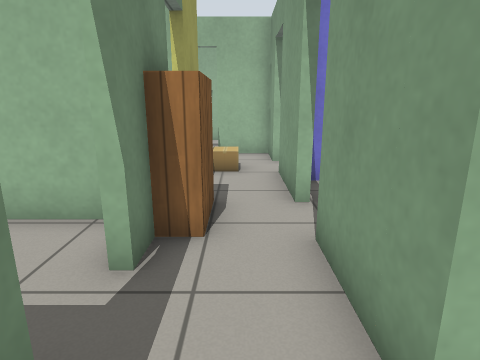
[1] (above)

19 first-person views from a walk through a world built for the Gazebo simulator. The camera is 1 m above the floor, tilts 14° down and sees 75° across. The floor is counted in squares, 0.5 m on a side. Each view is taken from the middle of a square. On the plan, view 1 faces up. The plan holds only what a view shows up to about 18 squares ahead; the rest is blank. Robots are left out. Simple patterns stand in for the simulator's built-in surfaces.

[2]
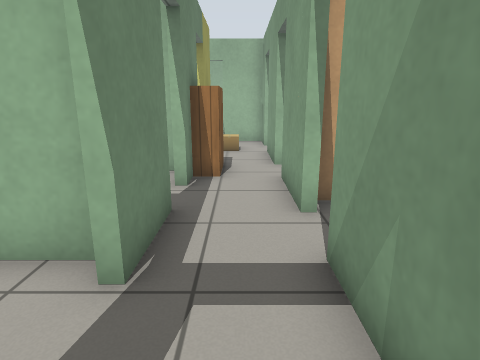

[3]
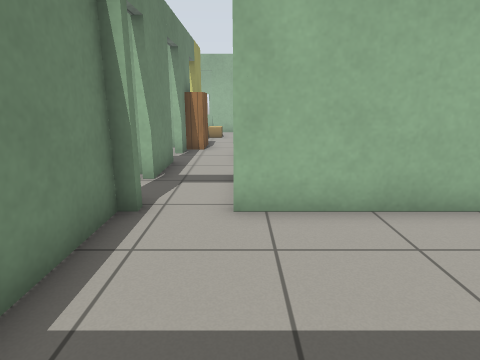

[4]
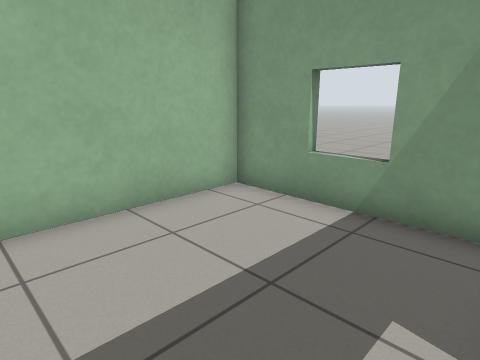

[5]
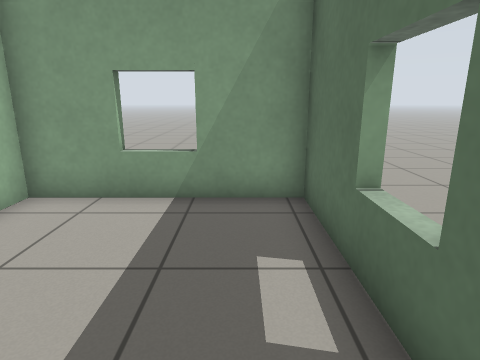

[6]
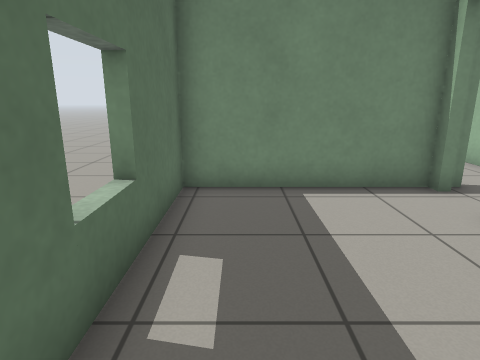

[7]
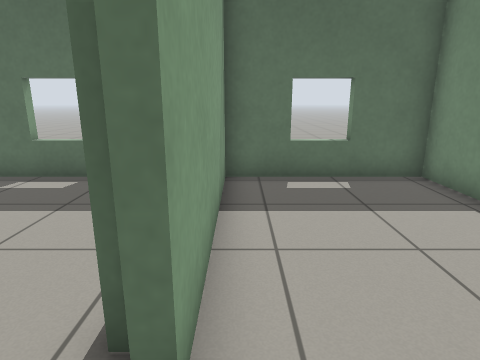

[8]
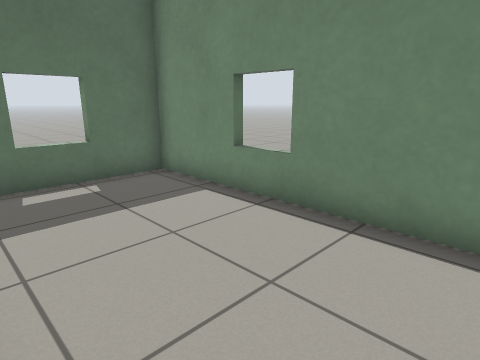

[9]
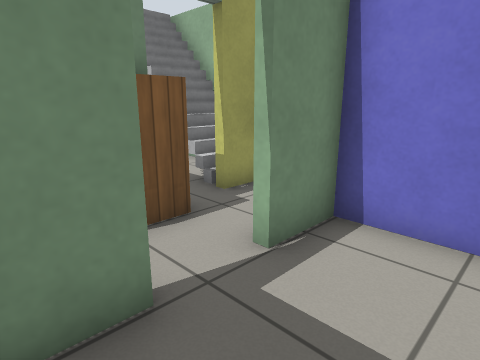

[10]
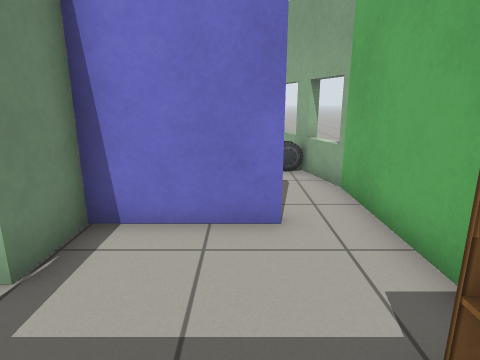

[11]
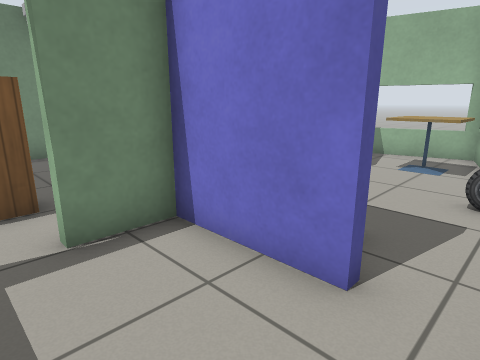

[12]
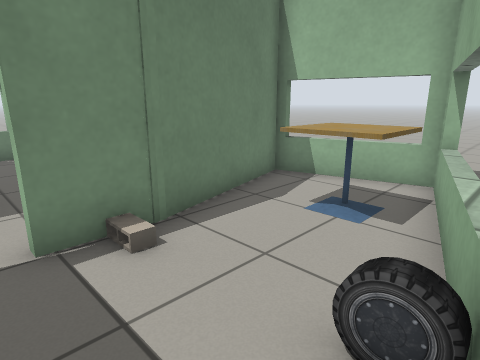

[13]
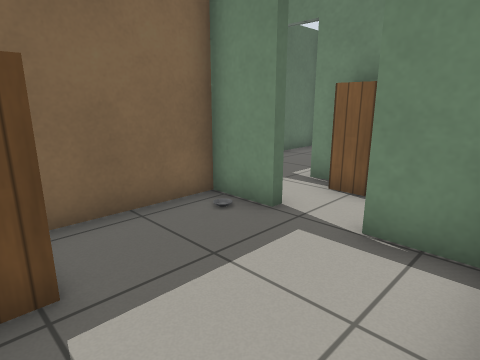

[14]
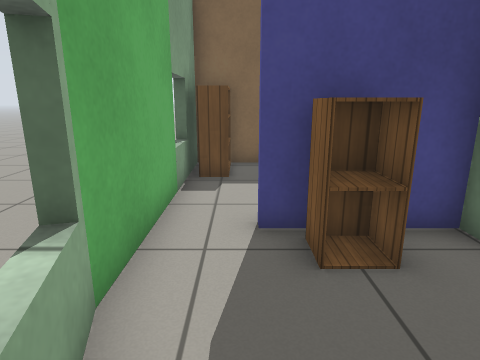

[15]
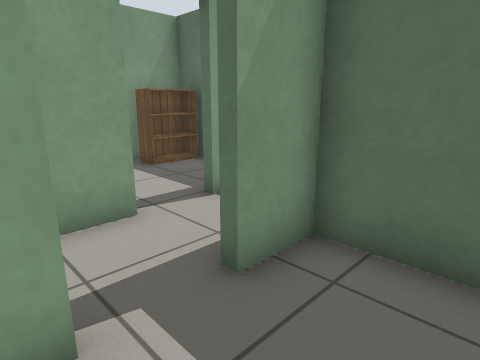

[16]
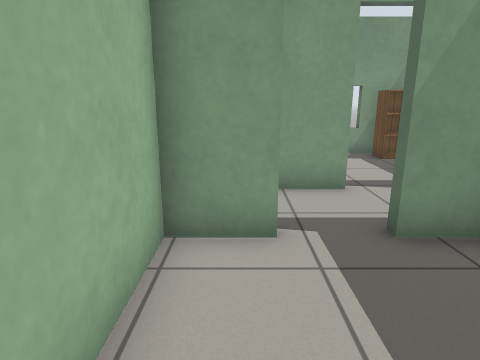

[17]
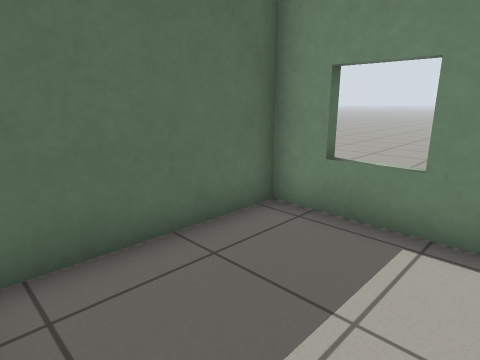

[18]
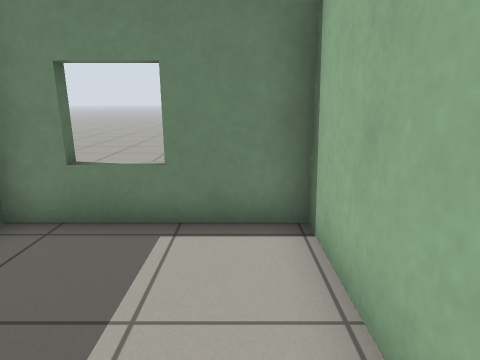

[19]
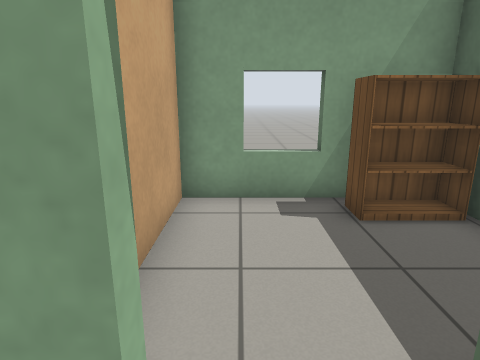

### Floor plan
Points are (right, up) in squares from view 1. A wall is a line through its corners. A room is listed if a view was taken in it or the views show most of it. See-through windows are left out.
Room 1 (views 1, 19)
walls: (-1.3, 4.6) (-1.3, 3.4); (1.1, 6.1) (1.1, 9); (-1.3, 9.4) (-1.3, 8.1); (-1.3, 1.8) (-1.3, -0.9); (-4.1, 10) (-5.4, 10); (-7, 8.1) (-7, 7); (1.1, 1.5) (1.1, 4.4); (1.1, 10.8) (1.1, 12.4) (-0.9, 12.4); (1.1, -2.9) (1.1, -0.2)
ways out: open door at (-0.7, -2.3) to room 3; open door at (1, 5.5) to room 4; open door at (1, 9.5) to room 5; open door at (-1.5, 2.5) to room 6; open door at (1, 0.5) to room 7
objects: stairs (-5, 8) to (-2, 9); bookshelf (-1, 5) to (-1, 6); cardboard box (-1, 9) to (0, 10)
Room 2 (views 2, 3, 4, 5, 6)
walls: (2, -9.2) (2, -9.7); (3.6, -9.7) (3.6, -9.2); (-1.3, -3.5) (-1.3, -9.4) (6.4, -9.4) (6.4, -3.5) (0.9, -3.5)
Room 3 (views 7, 8)
walls: (-5, -9.2) (-5, -9.7); (-7, -1.4) (-7, -9.4) (-1.6, -9.4) (-1.6, -2.6); (-1.8, -0.3) (-4.6, -0.3)
ways out: open door at (-0.7, -2.3) to room 1
Room 4 (views 9, 10, 11, 13)
walls: (6.4, 4.8) (6.4, 8.5); (1.4, 4.4) (1.4, 2.6) (6.5, 2.6); (4.7, 8.3) (4.7, 8) (1.4, 8) (1.4, 6.1)
ways out: open door at (1, 5.5) to room 1; opening at (5.5, 8) to room 5
objects: bookshelf (6, 3) to (6, 4)
Room 5 (views 12, 14)
walls: (1.4, 12.9) (1.4, 10.8); (6.4, 10.2) (4.2, 18.4) (0.2, 17.4) (1.5, 12.5); (1.4, 8.3) (4.7, 8.3); (4.7, 18) (4.2, 17.8); (6.4, 8.5) (6.4, 10.5)
low walls: (1.4, 8.8) (1.4, 8.3)
ways out: open door at (1, 9.5) to room 1; opening at (5.5, 8) to room 4
objects: cinder block (2, 12); cabinet (3, 9) to (4, 9); cafe table (3, 15) to (4, 16); car (5, 12)
Room 6 (views 15, 16, 17, 18)
walls: (-1.6, 3.4) (-1.6, 4.5); (-1.5, 5.2) (-7, 5.2) (-7, 0) (-1.6, 0) (-1.6, 1.8)
ways out: open door at (-1.5, 2.5) to room 1
Room 7 (no view inside)
walls: (5, -3.2) (6.4, -3.2) (6.4, 2.2) (1.6, 2.2)
ways out: open door at (1, 0.5) to room 1
objects: bookshelf (5, -2) to (6, -1)

Positions as (right, up) in squares from view 1, and headings:
1: (0, 0), facing up
2: (0, -4), facing up
3: (1, -9), facing up
4: (1, -9), facing up-right
5: (0, -8), facing right
6: (6, -8), facing left
7: (-2, -1), facing down
8: (-2, -1), facing down-left
9: (4, 3), facing up-left
10: (4, 3), facing up
11: (6, 5), facing up-left
12: (6, 10), facing up-left
13: (6, 8), facing down-left
14: (5, 13), facing down
15: (-4, 4), facing down-right
16: (-6, 4), facing right
17: (-2, 4), facing down-left
18: (-2, 4), facing left
19: (0, 1), facing right
